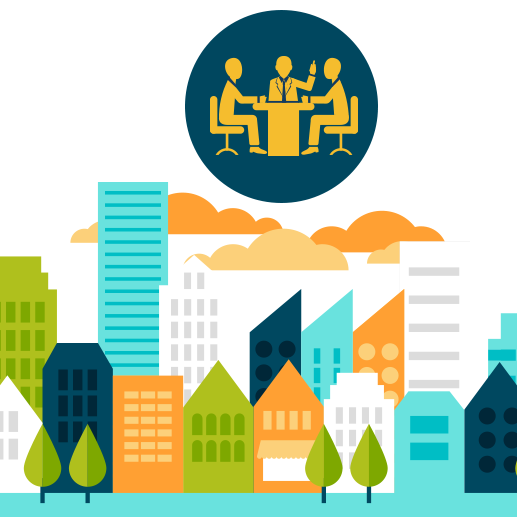
%> input picture socity.png, 517 x 517 px
$ octave Histogram_equalization.m   (GNU Octave 9; MATLAB toolbox functions it lacks are replaced by stand-ins)
%> lines starting %> are read from the running program, lines starting %| are printed output that depends on the picture
 a=imread('socity.png');
%> a is the input picture: size 517x517x3 uint8; mean R, G, B 186, 205.9, 181.3
 b=rgb2gray(a);
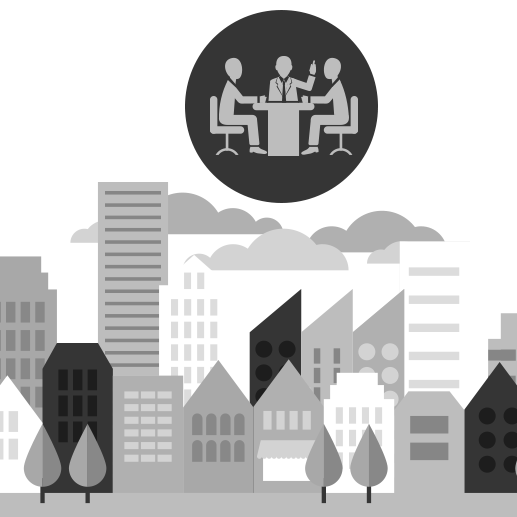
%> b: size 517x517 uint8; min 29, max 255, mean 197.1
  imhist(b);
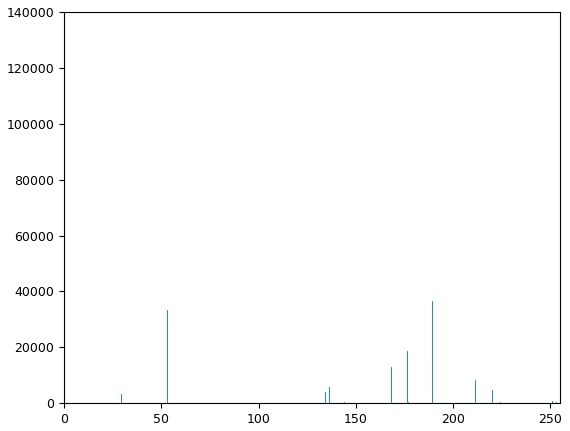
%> figure redrawn from the program's plot data; highest point at x = 255, y = 124769
 d =  histeq(b);
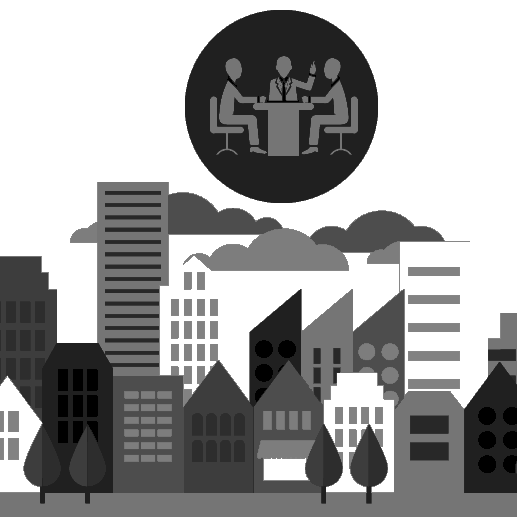
%> d: size 517x517 uint8; min 0, max 255, mean 159.5
 subplot(2,2,1),imshow(b);
 subplot(2,2,2),imhist(b);
%> after `imhist(b)`:
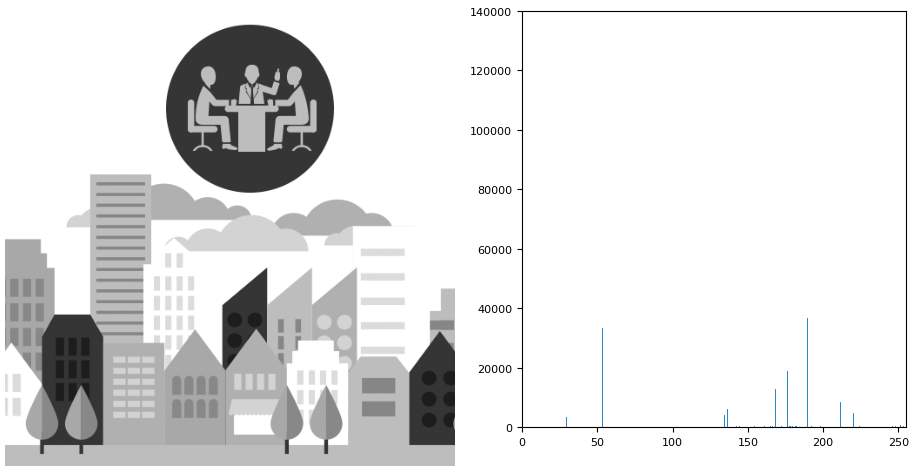
%> figure redrawn from the program's plot data, 2 panels
 subplot(2,2,1),imshow(b);
 subplot(2,2,2),imhist(b);
 subplot(2,2,3),imshow(d);
 subplot(2,2,4),imhist(d);
%> after `imhist(d)`:
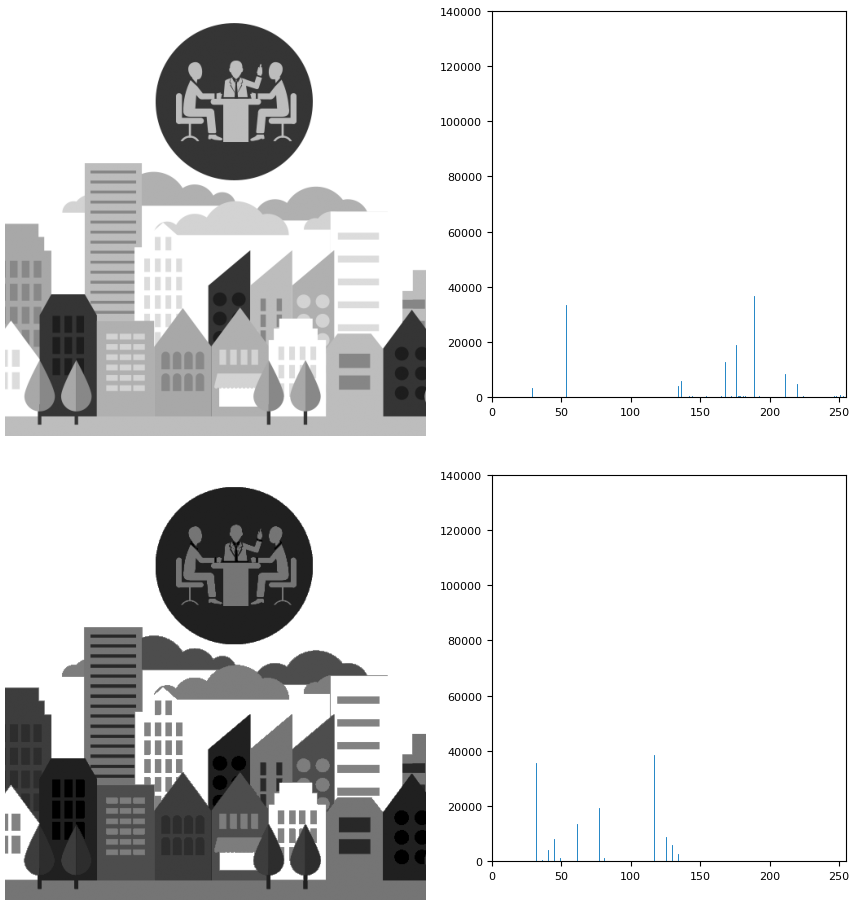
%> figure redrawn from the program's plot data, 4 panels

$ run again, with 1.jpg saved as socity.png
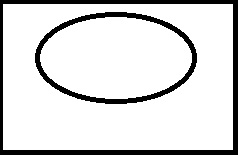
%> input picture 1.jpg, 238 x 156 px
%> a is the input picture: size 156x238x3 uint8; min 0, max 255, mean 218.8
%> `imhist(b)`:
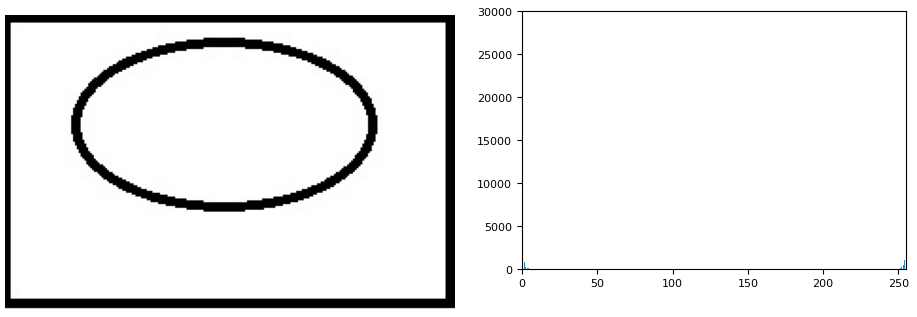
%> figure redrawn from the program's plot data, 2 panels
%> `imhist(d)`:
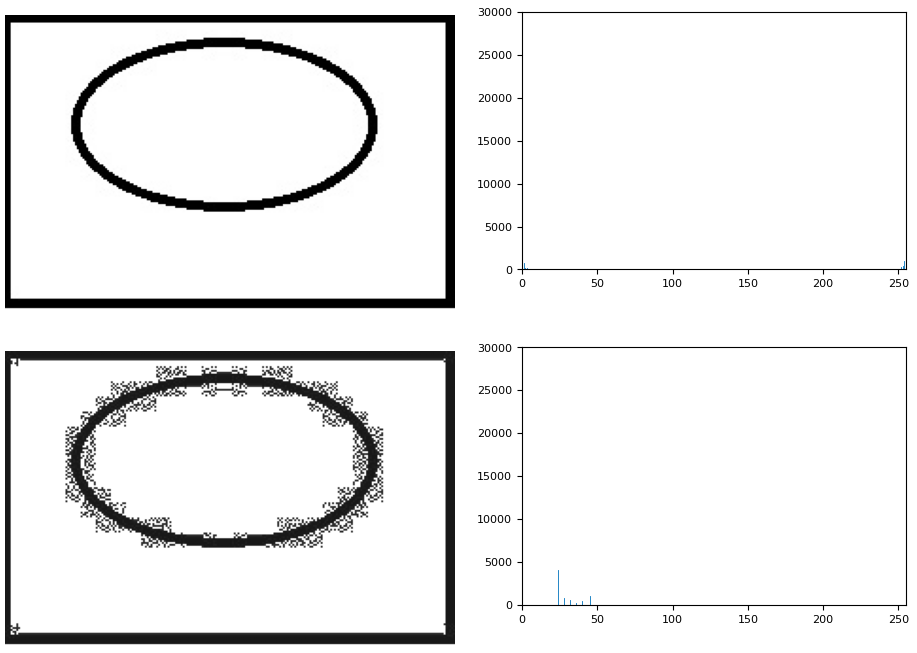
%> figure redrawn from the program's plot data, 4 panels
